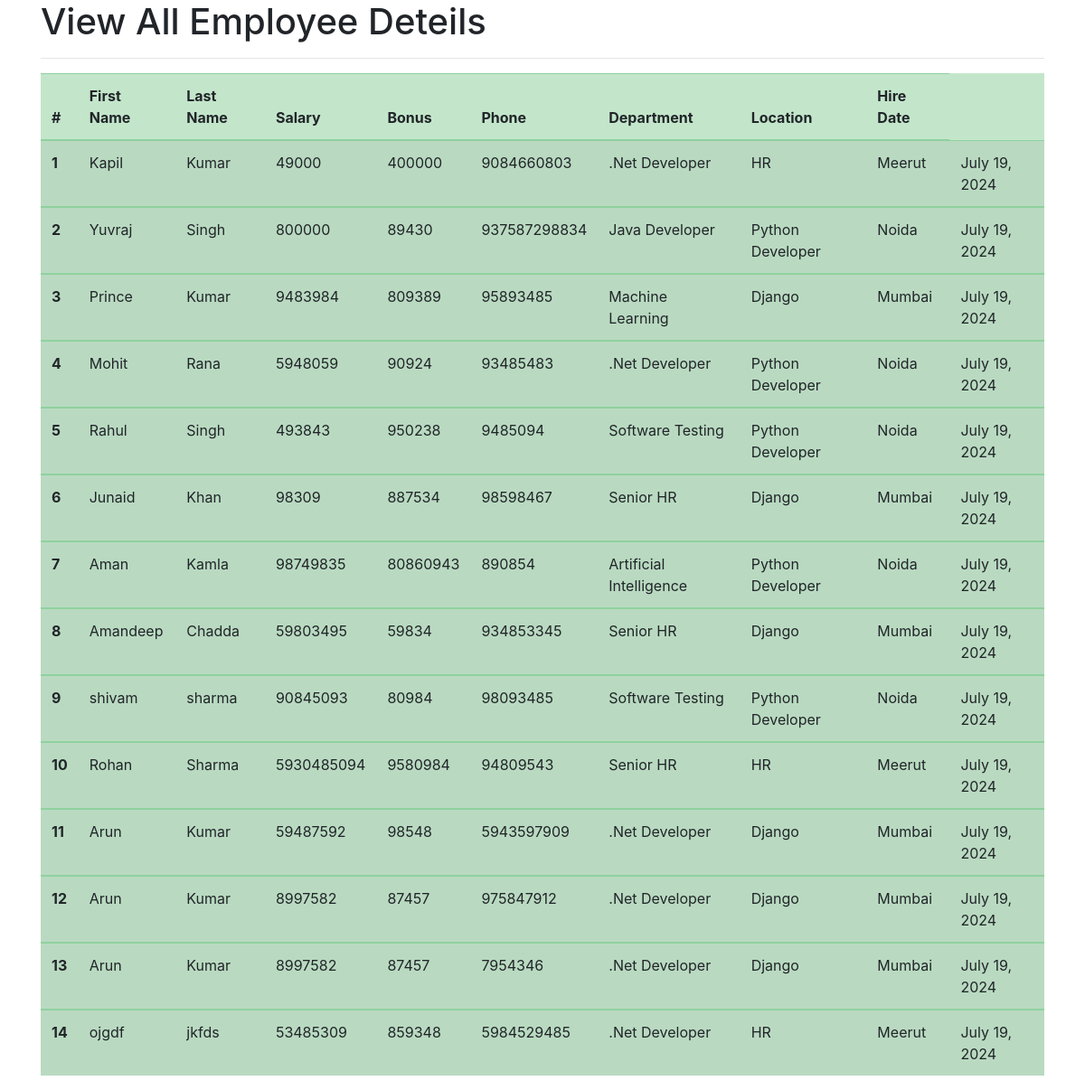
The app's page /all_emp with its own data.
### emp_app/models.py (models this page shows, shortened)
class Employee(models.Model):
    first_name = models.CharField(max_length=100, null=False)
    last_name = models.CharField(max_length=100)
    dept = models.ForeignKey(Department, on_delete=models.CASCADE)
    salary = models.IntegerField(default=0)
    bonus = models.IntegerField(default=0)
    role = models.ForeignKey(Role, on_delete=models.CASCADE)
    phone = models.IntegerField(default=0)
    hire_date = models.DateField()
    def __str__(self):
        return "%s %s %s" %(self.first_name, self.last_name, self.phone)

class Role(models.Model):
    name = models.CharField(max_length=100, null=False)

class Department(models.Model):
    name = models.CharField(max_length=100, null=False)
    location = models.CharField(max_length=100)

### emp_app/views.py (the view)
# urls.py: path('all_emp', views.all_emp, name='all_emp'),
def all_emp(request):
    emps = Employee.objects.all()
    context = {
        'emps': emps
    }
    print(context)
    return render(request, 'view_all_emp.html', context)

### emp_app/templates/view_all_emp.html (shortened to what this page needs)
<!doctype html>
<html lang="en">
  <head>
    <link rel="stylesheet" href="https://cdn.jsdelivr.net/npm/bootstrap@4.4.1/dist/css/bootstrap.min.css">
  </head>
  <body>
  <div class="container">
      <h1>View All Employee Deteils</h1>
      <hr>
      <table class="table table-success table-striped">
      <thead>
        <tr>
            <th scope="col">#</th>
            <th scope="col">First Name</th>
            <th scope="col">Last Name</th>
            <th scope="col">Salary</th>
            <th scope="col">Bonus</th>
            <th scope="col">Phone</th>
            <th scope="col">Department</th>
            <th scope="col">Location</th>
            <th scope="col">Hire Date</th>
        </tr>
      </thead>
            {% for emp in emps %}
      <tbody>
        <tr>
            <th scope="row">{{emp.id}}</th>
            <td>{{emp.first_name}}</td>
            <td>{{emp.last_name}}</td>
            <td>{{emp.salary}}</td>
            <td>{{emp.bonus}}</td>
            <td>{{emp.phone}}</td>
            <td>{{emp.role.name}}</td>
            <td>{{emp.dept.name}}</td>
            <td>{{emp.dept.location}}</td>
            <td>{{emp.hire_date}}</td>
        </tr>
      </tbody>
          {% endfor %}
</table>
  </div>
  </body>
</html>

### records on screen
Employee: id "1", first_name "Kapil", last_name "Kumar", salary "49000", bonus "400000", phone "9084660803", role.name ".Net Developer", dept.name "HR", dept.location "Meerut", hire_date "July 19, 2024"
Employee: id "2", first_name "Yuvraj", last_name "Singh", salary "800000", bonus "89430", phone "937587298834", role.name "Java Developer", dept.name "Python Developer", dept.location "Noida", hire_date "July 19, 2024"
Employee: id "3", first_name "Prince", last_name "Kumar", salary "9483984", bonus "809389", phone "95893485", role.name "Machine Learning", dept.name "Django", dept.location "Mumbai", hire_date "July 19, 2024"
Employee: id "4", first_name "Mohit", last_name "Rana", salary "5948059", bonus "90924", phone "93485483", role.name ".Net Developer", dept.name "Python Developer", dept.location "Noida", hire_date "July 19, 2024"
Employee: id "5", first_name "Rahul", last_name "Singh", salary "493843", bonus "950238", phone "9485094", role.name "Software Testing", dept.name "Python Developer", dept.location "Noida", hire_date "July 19, 2024"
Employee: id "6", first_name "Junaid", last_name "Khan", salary "98309", bonus "887534", phone "98598467", role.name "Senior HR", dept.name "Django", dept.location "Mumbai", hire_date "July 19, 2024"
Employee: id "7", first_name "Aman", last_name "Kamla", salary "98749835", bonus "80860943", phone "890854", role.name "Artificial Intelligence", dept.name "Python Developer", dept.location "Noida", hire_date "July 19, 2024"
Employee: id "8", first_name "Amandeep", last_name "Chadda", salary "59803495", bonus "59834", phone "934853345", role.name "Senior HR", dept.name "Django", dept.location "Mumbai", hire_date "July 19, 2024"
Employee: id "9", first_name "shivam", last_name "sharma", salary "90845093", bonus "80984", phone "98093485", role.name "Software Testing", dept.name "Python Developer", dept.location "Noida", hire_date "July 19, 2024"
Employee: id "10", first_name "Rohan", last_name "Sharma", salary "5930485094", bonus "9580984", phone "94809543", role.name "Senior HR", dept.name "HR", dept.location "Meerut", hire_date "July 19, 2024"
Employee: id "11", first_name "Arun", last_name "Kumar", salary "59487592", bonus "98548", phone "5943597909", role.name ".Net Developer", dept.name "Django", dept.location "Mumbai", hire_date "July 19, 2024"
Employee: id "12", first_name "Arun", last_name "Kumar", salary "8997582", bonus "87457", phone "975847912", role.name ".Net Developer", dept.name "Django", dept.location "Mumbai", hire_date "July 19, 2024"
Employee: id "13", first_name "Arun", last_name "Kumar", salary "8997582", bonus "87457", phone "7954346", role.name ".Net Developer", dept.name "Django", dept.location "Mumbai", hire_date "July 19, 2024"
Employee: id "14", first_name "ojgdf", last_name "jkfds", salary "53485309", bonus "859348", phone "5984529485", role.name ".Net Developer", dept.name "HR", dept.location "Meerut", hire_date "July 19, 2024"
